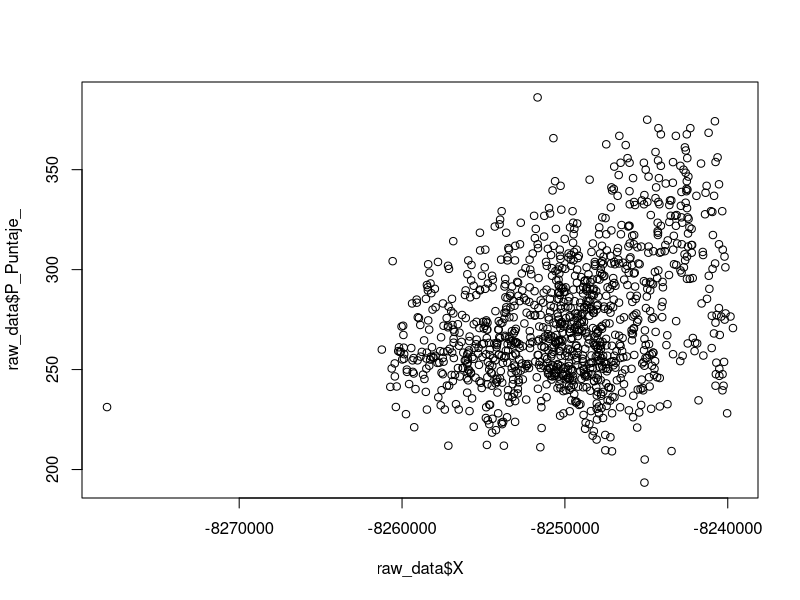
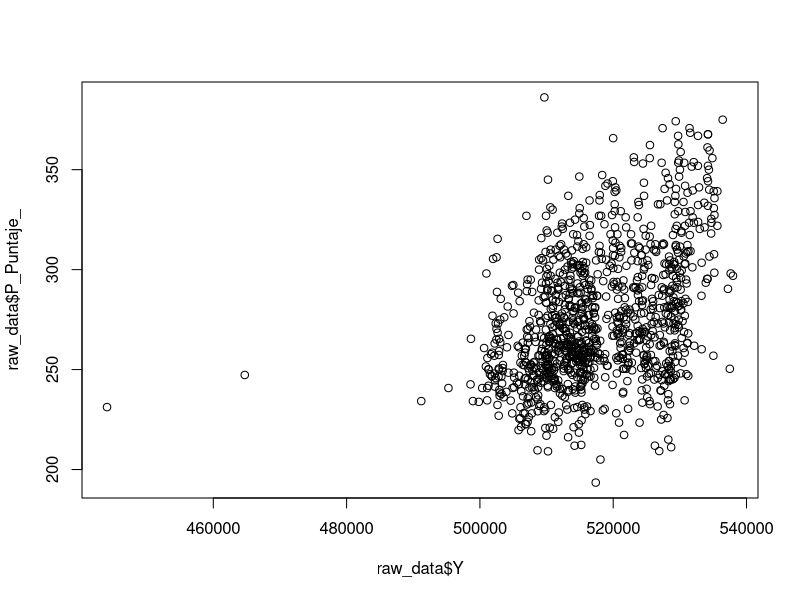
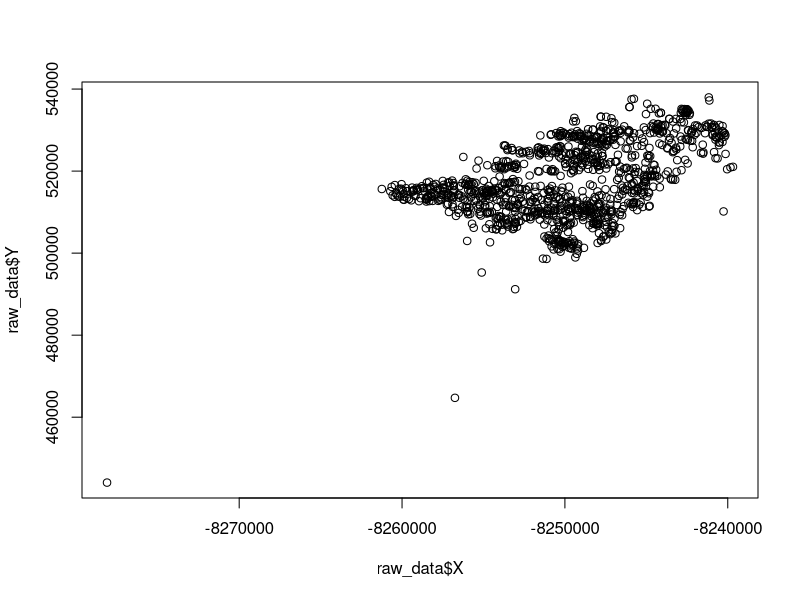

The R script that drew these images, in order: (Note: this script raises an error after producing the figures.)
### PROGETTO NONPARAMETRICA
rm(list=ls())

# CAMBIARE LA WORKING DIRECTORY!
# VEDERE SE QUESTI COMANDI FUNZIONANO AUTOMATICAMENTE
setwd(getwd())
# setwd("C:/Users/HP/Desktop/Progetto Nonpa") --> da settare manualmente

# install libraries
#install.packages(c("sf", "ggplot2"))

raw_data <- read.csv('PruebasSaber_2021_12.csv')
head(raw_data)
names <- colnames(raw_data)

plot(raw_data$X, raw_data$P_Puntaje_)
plot(raw_data$Y, raw_data$P_Puntaje_)
plot(raw_data$X, raw_data$Y) # plot of the coordinates (vorrei fare una cosa 
                             # più carina)

#Keep only variables of interest
indexes=c(1,2,8,9,11,12,13,14,15,16,17,18,19,21,64)
data <- raw_data[,indexes]

# There are some categorical variables encoded with some numbers:
# GENERO (scuola maschile/femminile/mista): 
# 1: female
# 3: male
# 5: misto 

# CALENDARIO (quando la scuola inizia)
# 1: A(gennaio)
# 3: B(agosto)
# 2: entrambi
# 5: ?

# SECTOR (non mi ricordo cosa volesse dire)
# 1: No oficial
# 2: Oficial 

# CLASE_TIPO
# 1 : comunale
# 2 : comunale
# 6 : privato
# 4 : privato
# 3 : comunale (essercito)
# 5 : privato

# Categoria
# 0 : non applica
# 1 : A+
# 2 : A
# 3 : B
# 4 : C
# 5 : D

# COD_LOCA
# Codificazione delle zone della città
#-----------------------------------------------------------------------------
# Objectives:
# Understand the spatial dependence of schools with the students tests' scores
# Analyise if there is a difference between schools' categories
# 

# Workflow:
# Data exploration (boxplots, outliers)
# Nonparametric tests for differences between schools
# Regression (coordinates, numero di studenti, ...) -> prediction

#--------------------------------------------------------------------------
#Provo a disegnare mappa di Bogotà + plot dei punti dove sono situate le scuole 
#Carino plottare la città di bogotà ed evidenziare con dei puntini le scuole.

library(sf)
library(ggplot2)

# Import a geojson or shapefile
map <- read_sf("map.geojson") 
# potrebbero non essere sufficienti, perché ci sono scuole fuori dal confine della mappa
bogota.map <- ggplot(map) +
                geom_sf(fill = "white")
bogota.map

x <- data$X
y <- data$Y   
points <- cbind(x, y)

# Function to convert EPSG:3857 to WGS84
convert_to_wgs84 <- function(x, y) {
  df <- data.frame(x = x, y = y) # Create a data frame with the input coordinates
  points <- st_as_sf(df, coords = c("x", "y"), crs = 3857) # Create a simple feature (sf) object
  points_wgs84 <- st_transform(points, 4326) # Transform the coordinates to WGS84 (EPSG:4326)
  lonlat <- st_coordinates(points_wgs84) # Extract the longitude and latitude
  
  return(lonlat)
}

coord <- convert_to_wgs84(data$X, data$Y)

# Sostituisco al quello che abbiamo
data <- cbind(data.frame(coord), data[,-c(1,2)])

# PLOT OF SCHOOLS
final_map <- bogota.map +
  geom_point(data = as.data.frame(coord), aes(x = X, y = Y), 
             color = "red", size = 0.1)
final_map

# PLOT OF SCHOOLS ACCORDING TO A FACTOR

plot.factor <- function(factor){
  # funzione per plottare scuole in base a qualche variabile categorica di interesse
  # si suppone di avere bogota.map (List) e coord un array di due colonne contenente coordinate
  # nel formato long/lat
  # factor must be cast as a categorical variable (DOBBIAMO SISTEMARE STA COSA NEL DATASET!)
  # MI ASPETTO IN INGRESSO UNA COSA DEL TIPO data$factor
  
  col.ramp <- rainbow(unique(factor)) #number of categories
  n <- dim(data)[1]
  col.lab <- rep(NA, n)
  for(i in 1:n)
    col.lab[i] = col.ramp[which(factor[i] == levels(factor))]
  
  final_map <- bogota.map +
    geom_point(data = as.data.frame(coord), aes(x = X, y = Y), 
               color = col.lab, size = 0.1)
  final_map
} #funziona, ma come faccio ad aggiungere la legenda?

data$GENERO<- factor(data$GENERO, levels = c("1", "3", "5"))
plot.factor(data$GENERO)

#-------------------------------------------------------------------------------
# Some plots
